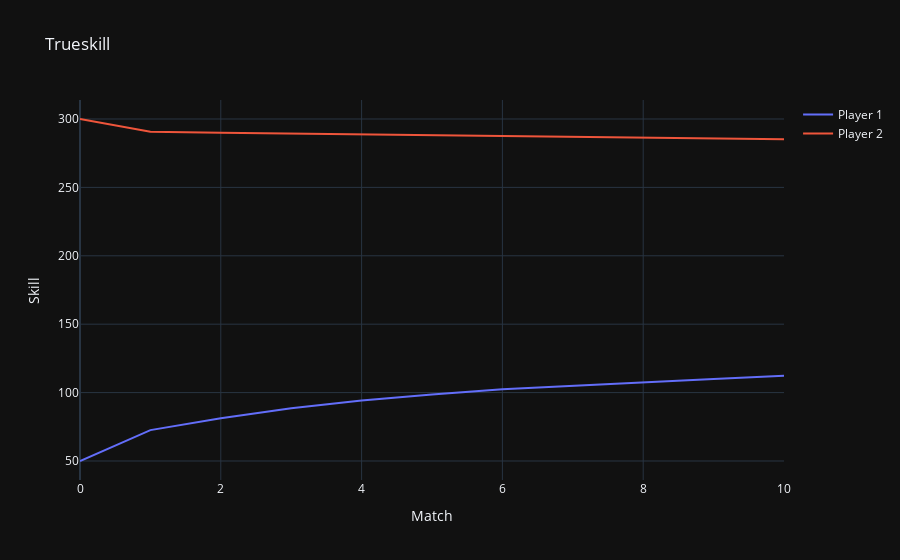

Write notebook code for a chart like this one.
### Code cell
# Plot
fig = go.Figure()
trace1 = go.Scatter(x=np.arange(num_matches+1), y=M[0], mode='lines', name='Player 1')
trace2 = go.Scatter(x=np.arange(num_matches+1), y=M[1], mode='lines', name='Player 2')
fig.add_trace(trace1)
fig.add_trace(trace2)
fig.update_layout(title='Trueskill', xaxis_title='Match', yaxis_title='Skill')
fig.show()

### Figure 1 — Plotly figure (JSON) as saved in the notebook; plotly's stock layout.template omitted (floating-point values rounded to 4 significant figures)
{"data": [{"mode": "lines", "name": "Player 1", "type": "scatter", "x": [0, 1, 2, 3, 4, 5, 6, 7, 8, 9, 10], "y": [50, 72.59, 81.24, 88.64, 94.15, 98.58, 102.4, 105.1, 107.5, 110.0, 112.3]}, {"mode": "lines", "name": "Player 2", "type": "scatter", "x": [0, 1, 2, 3, 4, 5, 6, 7, 8, 9, 10], "y": [300, 290.7, 290.0, 289.4, 288.7, 288.1, 287.5, 286.9, 286.4, 285.9, 285.2]}], "layout": {"title": {"text": "Trueskill"}, "xaxis": {"title": {"text": "Match"}}, "yaxis": {"title": {"text": "Skill"}}}}
